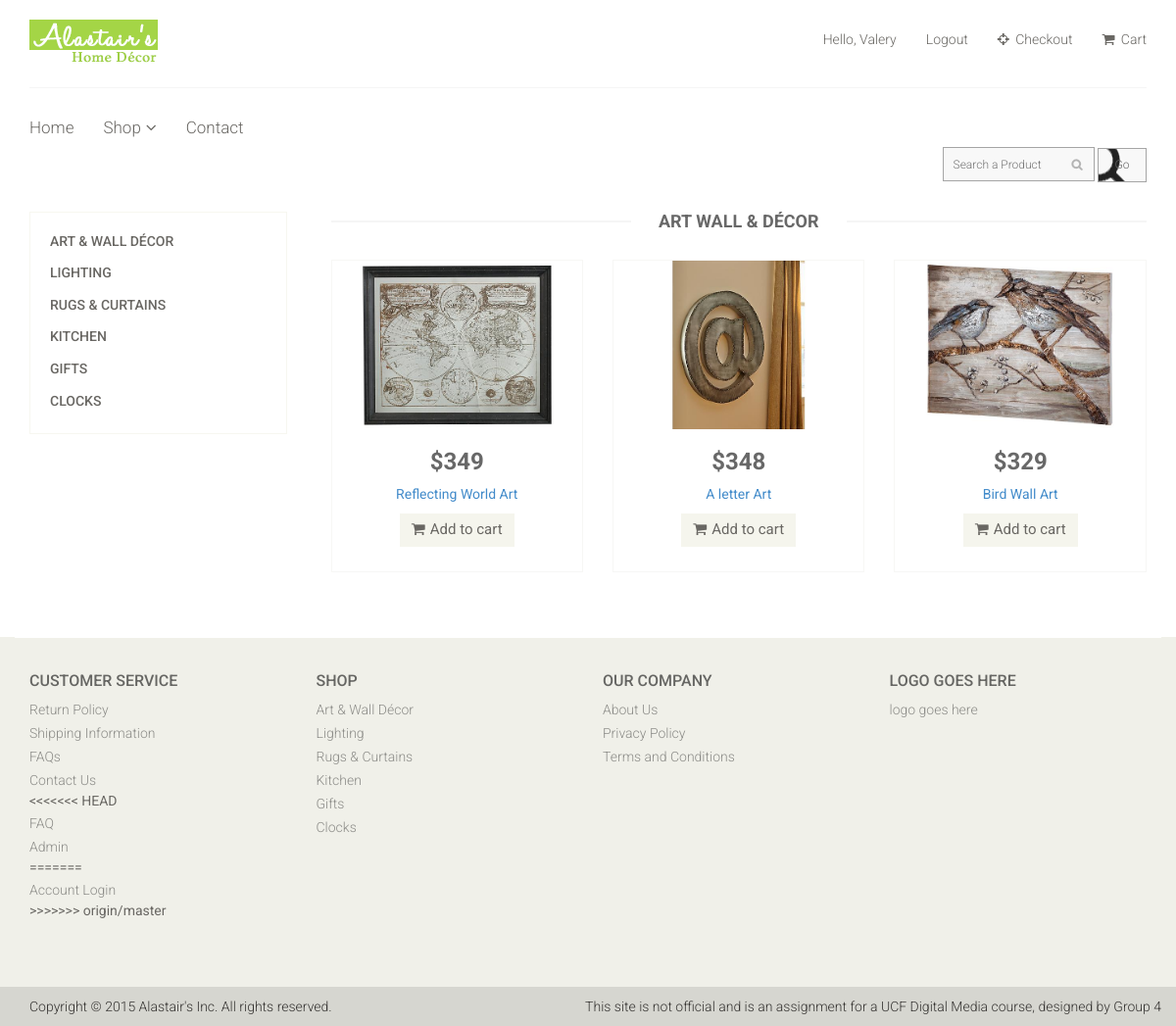
The page /art-wall-decor.php (signed in) on the database its author committed.
### tables this page shows
CREATE TABLE IF NOT EXISTS `member` (
  `id` int(6) unsigned NOT NULL,
  `username` varchar(255) NOT NULL,
  `email` varchar(255) NOT NULL,
  `password` varchar(255) NOT NULL
);

CREATE TABLE IF NOT EXISTS `alastairsgroup_account` (
  `productID` int(10) NOT NULL,
  `productName` varchar(255) NOT NULL,
  `description` text NOT NULL,
  `category` text NOT NULL,
  `sku` int(16) NOT NULL,
  `stock` int(6) NOT NULL,
  `cost` decimal(10,0) NOT NULL,
  `price` decimal(10,0) NOT NULL,
  `image` varchar(255) NOT NULL,
  `productKeywords` text NOT NULL,
  `weight` decimal(5,0) NOT NULL,
  `measurements` varchar(75) NOT NULL
);

### art-wall-decor.php (the view)
<?php include ("includes/header.php"); ?>
	<section>
		<div class="container">
			<div class="row">
				<div class="col-sm-3">
					<div class="left-sidebar">
						<div class="panel-group category-products" id="accordian">
							<div class="panel panel-default">
								<div class="panel-heading">
									<h4 class="panel-title"><a href="art-wall-decor.php">Art & Wall Décor</a></h4>
								</div>
							</div>
							<div class="panel panel-default">
								<div class="panel-heading">
									<h4 class="panel-title"><a href="lighting.php">Lighting</a>
									</h4>
								</div>
							</div>
							<div class="panel panel-default">
								<div class="panel-heading">
									<h4 class="panel-title"><a href="rugs-curtains.php">Rugs & Curtains</a></h4>
								</div>
							</div>
							<div class="panel panel-default">
								<div class="panel-heading">
									<h4 class="panel-title"><a href="kitchen.php">Kitchen</a></h4>
								</div>
							</div>
							<div class="panel panel-default">
								<div class="panel-heading">
									<h4 class="panel-title"><a href="gifts.php">Gifts</a></h4>
								</div>
							</div>
							<div class="panel panel-default">
								<div class="panel-heading">
									<h4 class="panel-title"><a href="clocks.php">Clocks</a></h4>
								</div>
							</div>
						</div>
					</div>
				</div>
				<div class="col-sm-9 padding-right">
					<div class="features_items">
						<h2 class="title text-center">Art Wall & Décor</h2>
						<?php
						$query=mysql_query("select * from alastairsgroup_account where category='art&walldecor'");
                        while($results=mysql_fetch_array($query))
						{
						?>
						<div class="col-sm-4">
							<div class="product-image-wrapper">
								<div class="single-products">
									<div class="productinfo text-center">
                                    	<a href="product-details.php?view=<?php echo $results['productID']; ?>"><img src="<?php echo $results['image'];?>" alt="Product" /></a>
                                    	<h2>$<?php echo $results['price'];?></h2>
										<p><a href="product-details.php?view=<?php echo $results['productID']; ?>"><?php echo $results['productName'];?></a></p>
                                        <a href="cart.php?prod=<?php echo $results['productID']; ?>" class="btn btn-default add-to-cart"><i class="fa fa-shopping-cart"></i>Add to cart</a>
									</div>
								</div>
							</div>
						</div>
						<?php } ?>
					</div>
				</div>
			</div>
	</section>
<?php include ('includes/footer.php'); ?>

### includes/header.php (shortened to what this page needs)
<!DOCTYPE html>
<html lang="en">
<head>
    <link href="css/bootstrap.min.css" rel="stylesheet">
    <link href="css/font-awesome.min.css" rel="stylesheet">
    <link href="css/prettyPhoto.css" rel="stylesheet">
    <link href="css/price-range.css" rel="stylesheet">
    <link href="css/animate.css" rel="stylesheet">
	<link href="css/styles.css" rel="stylesheet">
	<link href="css/responsive.css" rel="stylesheet">
    <link rel="stylesheet" href="rating/rating.css" />
</head>
<body>
	<header id="header">
		<div class="header-middle">
			<div class="container">
				<div class="row">
					<div class="col-sm-4">
						<div class="logo pull-left">
							<a href="home.php"><img src="img/home/logo.png" alt="Alastair's" /></a>
						</div>
					</div>
					<div class="col-sm-8">
						<div class="shop-menu pull-right">
							<ul class="nav navbar-nav">
                                <?php
                                    if(!empty($_SESSION['email'])){
                                        $uemail = $_SESSION['email'];
                                        $query=mysql_query("select * from member where email='$uemail'");
                                        while($results=mysql_fetch_array($query))
                    					{
                    					   $uname = $results['username'];
                    					}
                                        echo "<li><a>Hello, ".$uname." </a></li>";
                                        echo "<li><a href='logout.php'>Logout</a></li>";
                                    }else{
                                        echo '<li><a href="login.php"><i class="fa fa-lock"></i> Login</a></li>';
                                    }
                                ?>
								<li><a href="checkout.php"><i class="fa fa-crosshairs"></i> Checkout</a></li>
								<li><a href="cart.php"><i class="fa fa-shopping-cart"></i> Cart</a></li>
							</ul>
						</div>
					</div>
				</div>
			</div>
		</div>
		<div class="header-bottom">
			<div class="container">
				<div class="row">
					<div class="col-sm-9">
						<div class="mainmenu pull-left">
							<ul class="nav navbar-nav collapse navbar-collapse">
								<li><a href="home.php">Home</a></li>
								<li class="dropdown"><a href="#">Shop<i class="fa fa-angle-down"></i></a>
                                </li>
								<li><a href="contact-us.php">Contact</a></li>
							</ul>
						</div>
					</div>
					<div class="col-sm-12">
						<div class="search_box pull-right">
							<form method="get" action="search.php" enctype="multipart/form-data">
								<input type="text" name="user_query" placeholder="Search a Product" class="search-input"/ >
								<input type="submit" name="search" ID="search-icon" value="Go" class="search-button"/>
							</form>
						</div>
					</div>
				</div>
			</div>
		</div>
	</header>

### css/styles.css (style rules this page uses)
body { font-family: 'Roboto', sans-serif; position: relative; font-weight:400px; color: #696763; }
ul li { list-style: none; }
a { -webkit-transition: 300ms; -moz-transition: 300ms; -o-transition: 300ms; transition: 300ms; }
h1, h2, h3, h4, h5, h6,p { font-family: 'Roboto', sans-serif; }
.header-middle .container .row { border-bottom: 1px solid #f5f5f5; margin-left: 0; margin-right: 0; padding-bottom: 20px; padding-top: 20px; }
.header-middle .container .row .col-sm-4 { padding-left: 0; }
.header-middle .container .row .col-sm-8 { padding-right:0; }
.shop-menu ul li { display:inline-block; padding-left: 15px; padding-right: 15px; }
.shop-menu ul li:last-child { padding-right: 0; }
.shop-menu ul li a { background: #FFFFFF; color: #696763; font-family: 'Roboto', sans-serif; font-size: 14px; font-weight: 300; padding:0; padding-right: 0; margin-top: 10px; }
.shop-menu ul li a i { margin-right:3px; }
.header-bottom { padding-bottom: 30px; padding-top: 30px; }
.navbar-collapse.collapse { padding-left: 0; }
.mainmenu ul li { padding-right: 15px; padding-left: 15px; }
.mainmenu ul li:first-child { padding-left: 0px; }
.mainmenu ul li a { color: #696763; font-family: 'Roboto', sans-serif; font-size: 17px; font-weight: 300; padding: 0; padding-bottom: 10px; }
.search_box input { background: #F8F8F8; border: solid thin #A5A5A5 !important; color: #686868; font-family: 'roboto'; font-size: 12px; font-weight: 300; height: 35px; padding-left: 10px; width: 155px; background-image: url(../img/home/searchicon.png); background-repeat: no-repeat; background-position: 130px; }
#search-icon { background: white url(../img/search-icon.png) right no-repeat; }
.search-button { width: 50px !important; background-color: #F8F8F8 !important; border: solid thin #A5A5A5 !important; padding: 0 !important; }
.fa-angle-down { padding-left: 5px; }
.category-products { border: 1px solid #F7F7F0; margin-bottom: 35px; padding-bottom: 20px; padding-top: 15px; }
.left-sidebar h2:after, h2.title:after { content: " "; position: absolute; border: 1px solid #f5f5f5; bottom:8px; left: 0; width: 100%; height: 0; z-index: -2; }
h2.title:before { content: " "; position: absolute; background: #fff; bottom: -6px; width: 220px; height: 30px; z-index: -1; left: 50%; margin-left: -110px; }
.category-products .panel { background-color: #FFFFFF; border: 0px; border-radius: 0px; box-shadow:none; margin-bottom: 0px; }
.category-products .panel-default .panel-heading { background-color: #FFFFFF; border: 0 none; color: #FFFFFF; padding: 5px 20px; }
.category-products .panel-default .panel-heading .panel-title a { color: #696763; font-family: 'Roboto', sans-serif; font-size: 14px; text-decoration: none; text-transform: uppercase; }
.padding-right { padding-right: 0; }
.features_items { overflow:hidden; }
h2.title { color: #686868; font-family: 'Roboto', sans-serif; font-size: 18px; font-weight: 700; margin: 0 15px; text-transform: uppercase; margin-bottom: 30px; position: relative; }
.product-image-wrapper { border:1px solid #F7F7F5; overflow: hidden; margin-bottom:30px; }
.single-products { position: relative; }
.productinfo h2 { color: #686868; font-family: 'Roboto', sans-serif; font-size: 24px; font-weight: 700; }
.productinfo p { font-family: 'Roboto', sans-serif; font-size: 14px; font-weight: 400; color: #696763; }
.productinfo img { width: 100%; }
.productinfo { position:relative; }
.add-to-cart { background:#F5F5ED; border: 0 none; border-radius: 0; color: #696763; font-family: 'Roboto', sans-serif; font-size: 15px; margin-bottom: 25px; }
.add-to-cart i { margin-right:5px; }

### rows shown on the page
member: username "Valery"
alastairsgroup_account: image (picture), price "349", productName "Reflecting World Art"
alastairsgroup_account: image (picture), price "348", productName "A letter Art"
alastairsgroup_account: image (picture), price "329", productName "Bird Wall Art"
